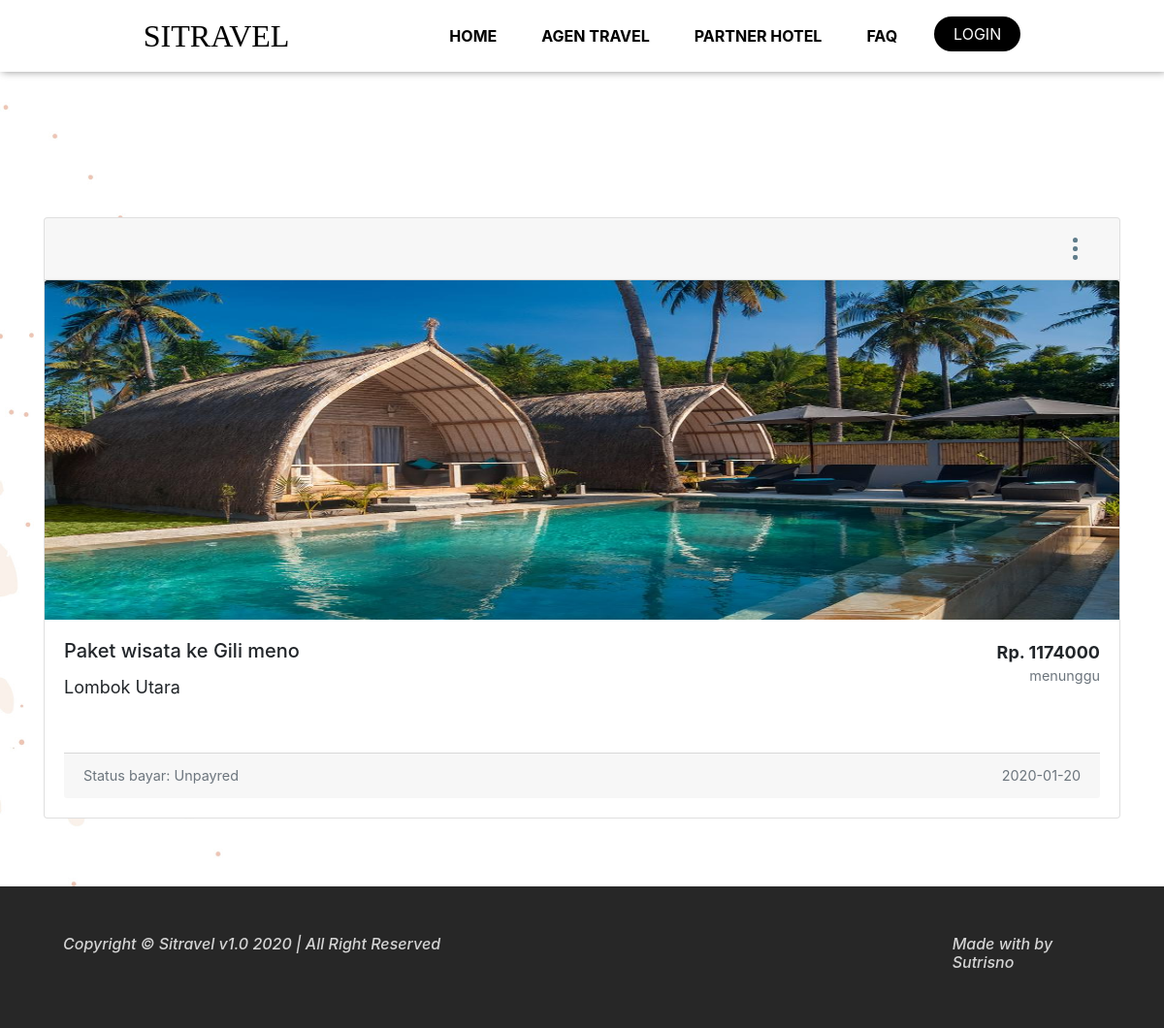
Screenshot of /DaftarPesanan.php with the database file from the repository.
### tables this page shows
CREATE TABLE `tb_paketwisata` (
  `Id_paket` char(50) NOT NULL,
  `Gambar` text NOT NULL,
  `Nama` varchar(255) NOT NULL,
  `Deskripsi` text NOT NULL,
  `Id_hotel` char(50) NOT NULL,
  `Alamat` text NOT NULL,
  `Biaya` double NOT NULL
);

CREATE TABLE `tb_pembayaran` (
  `Id_tagihan` char(100) NOT NULL,
  `Id_transaksi` char(50) NOT NULL,
  `biaya_hotel` double NOT NULL,
  `Harga_jemput` double NOT NULL,
  `Total_bayar` double NOT NULL,
  `Status_bayar` char(50) NOT NULL,
  `Bukti_pembayaran` text DEFAULT NULL
);

CREATE TABLE `tb_pemesanan` (
  `Id_transaksi` char(50) NOT NULL,
  `Ktp` char(30) NOT NULL,
  `Id_paket` char(50) NOT NULL,
  `Tgl_pesan` char(50) NOT NULL,
  `Tgl_berakhir` char(50) NOT NULL,
  `Id_lokasi` char(50) NOT NULL,
  `Durasi` int(11) NOT NULL,
  `Total_pengunjung` int(11) NOT NULL,
  `status_Pemesanan` varchar(100) NOT NULL,
  `Id_agen` char(50) NOT NULL
);

### config/FunctionTampil.php (called while the page is built)
<?php
include "koneksi.php";
function query($tampil)
{
  global $con;
  $result = mysqli_query($con, $tampil);
  $rows = [];
  while ($row = mysqli_fetch_assoc($result)) {
    $rows[] = $row;
  }
  return $rows;
}

### DaftarPesanan.php (the view, shortened to what this page needs)
<?php
require "config/FunctionTampil.php";
require "Header/header.php"
?>
<?php
$nama = $_SESSION['Username'];
$result = mysqli_query($con, "SELECT * FROM `tb_costumer` WHERE Nama LIKE '%$nama%'");
$rows = mysqli_fetch_assoc($result);
$ktp = $rows['Ktp'];
$pesanan = query("SELECT * FROM tb_paketwisata
                                    INNER JOIN tb_pemesanan
                                    ON tb_paketwisata.Id_paket = tb_pemesanan.Id_paket
                                    INNER JOIN tb_pembayaran
				                    ON tb_pemesanan.Id_transaksi = tb_pembayaran.Id_transaksi
                                    WHERE tb_pemesanan.Ktp = '$ktp' ORDER BY tb_pemesanan.Id_transaksi DESC");
?>
    <nav class="navbar navbar-expand-lg navbar-light" style=" background-color: rgba(255, 255, 255, 100);
        box-shadow: 2px 0px 8px 0px rgb(145, 145, 145);">
        <div class="container-fluid">
            <a class="navbar-brand" href="#">SITravel</a>
            <div class="collapse navbar-collapse" id="navbarNavAltMarkup">
                <div class="navbar-nav ml-auto">
                    <a class="nav-item nav-link" href="index.php">Home <span class="sr-only">(current)</span></a>
                    <a class="nav-item nav-link" href="Agen.php">Agen Travel</a>
                    <a class="nav-item nav-link" href="hotel.php">Partner Hotel</a>
                    <a class="nav-item nav-link" href="faq.php">FAQ</a>
                    <?php if (isset($_SESSION["Username"])) : ?>
                        <div class="dropdown">
                            <a class="nav-item btn btn-dark btn-tombol" href="#" style="border-radius: 50px"
                               type="button"
                               id="dropdownMenuButton" data-toggle="dropdown" aria-haspopup="true"
                               aria-expanded="false"><?= $_SESSION["Username"]; ?></a>
                            <div class="dropdown-menu" aria-labelledby="dropdownMenuButton" style="width: 200px">
                                <form action="" method="post" style="text-align: center">
                                    <img src="<?= $_SESSION['foto']; ?>" alt="NO FOTO"
                                         class="rounded-circle border border-info"
                                         style="height: 75px; width: 75px; margin-bottom: 20px; margin-top: 10px">
                                    <a class="dropdown-item" href="DaftarPesanan.php" style="text-align: left">Pesanan
                                        Saya</a>
                                    <button type="submit" name="logout" class="dropdown-item" style="text-align: left">
                                        Log Out
                                    </button>
                                </form>
                            </div>
                        </div>
                    <?php else : ?>
                        <div class="dropdown">
                            <a class="nav-item btn btn-dark btn-tombol" href="#" style="border-radius: 50px"
                               type="button"
                               id="dropdownMenuButton" data-toggle="dropdown" aria-haspopup="true"
                               aria-expanded="false">Login</a>
                        </div>
                    <?php endif; ?>
                </div>
            </div>
        </div>
    </nav>
    <div class="container" style="margin-top: 200px; font-size: large">
        <?php foreach ($pesanan as $rowsPesanan) : ?>
            <div class="card mb-3">
                <div class="card-header" style="text-align: right">
                    <div class="btn-group dropright">
                        <button type="button" class="btn btn-link " data-toggle="dropdown"
                                aria-haspopup="true" aria-expanded="false">
                            <img src="asset/icon/menu.png" alt="" style="height: 25px">
                        </button>
                    </div>
                </div>
                <img src="asset/Upload/Paket/<?= $rowsPesanan["Gambar"]; ?>" class="card-img-top" alt="..."
                     style="height: 350px; max-height:350px">
                <div class="card-body">
                    <div class="row">
                        <div class="col-lg">
                            <h5 class="card-title"><?= $rowsPesanan['Nama']; ?></h5>
                            <p class="card-text"><?= $rowsPesanan['Alamat']; ?></p>
                        </div>
                        <div class="col-lg" style="text-align: right">
                            <b>Rp. <?= $rowsPesanan['Total_bayar']; ?></b>
                            <p class="card-text"><small
                                        class="text-muted"><?= $rowsPesanan['status_Pemesanan']; ?></small></p>
                        </div>
                    </div>
                    <br>
                    <br>
                    <div class="card-footer" style="text-align: right">
                        <div class="row">
                            <div class="col-lg" style="text-align: left">
                                <p class="card-text"><small class="text-muted">Status
                                        bayar: <?= $rowsPesanan['Status_bayar']; ?></small></p>
                            </div>
                            <div class="col-lg" style="text-align: right">
                                <p class="card-text"><small
                                            class="text-muted"><?= $rowsPesanan['Tgl_pesan']; ?></small>
                                </p>
                            </div>
                        </div>
                    </div>
                </div>
            </div>
        <?php endforeach; ?>
    </div>
<?php
require "Header/footer.php"
?>

### asset/css/style.css (style rules this page uses)
body { background-image: url(../bg.jpg); background-position: 0 -100px; background-attachment: fixed; background-size: cover; }
.navbar { position: relative; z-index: 1; }
.navbar-brand { font-family: Viga; font-size: 32px; text-transform: uppercase; }
.container-fluid { width: 80%; }
.btn-tombol { text-transform: uppercase; border-radius: 100px; padding-left: 20px; padding-right: 20px; border: 0px; }
@media (min-width: 992px) { .navbar { background-color: transparent; transition: 1.2s; background-color: rgba(22, 22, 22, 0); position: fixed; top: 0; right: 0; left: 0; z-index: 1030 } }
@media (min-width: 992px) { .navbar-brand, .nav-link.shrink { color: black !important; text-shadow: 1px 1px 1px rgba(237, 237, 237, 0.91); } }
@media (min-width: 992px) { .nav-link { margin-right: 30px; text-transform: uppercase; font-weight: bold; color: black !important; text-shadow: 1px 1px 1px rgba(237, 237, 237, 0.91); } }
@media (min-width: 992px) { .btn-tombol { color: #fcfcfc !important; text-shadow: 1px 1px 1px rgba(6, 6, 6, 0.91); } }
@media (min-width: 992px) { .btn-dark { background: black; border: 0px; border-radius: 10px; } }

### rows the page displays
tb_paketwisata: Gambar (picture), Nama "Paket wisata ke Gili meno", Alamat "Lombok Utara", tb_pembayaran.Total_bayar "1174000", tb_pemesanan.status_Pemesanan "menunggu", tb_pembayaran.Status_bayar "Unpayred", tb_pemesanan.Tgl_pesan "2020-01-20"
